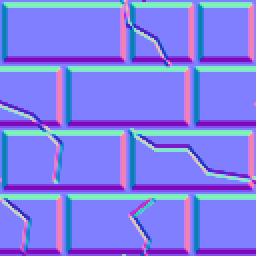
#> input picture tutnt/materials/organic/cityf14-b22680bf7fb9b0-normal.png, 128 x 128 px, given in place of snow3-6c3a63f493ec66-height.png, which was not available (shown 2 times larger)
$ python test_material_traced_geometry.py
#> lines starting #> are read from the running program, lines starting #| are printed output that depends on the picture
### tools/material_geometry.py
"""Authored, signed material geometry in map units; diffuse colors are not heights.

Coordinates refer to original texels. Bevels, complete cylindrical bodies and
recessed panels are evaluated at twice the source resolution for small artwork.
Related skins resolve to the same construction, before normal differentiation.
"""
import numpy as np
from PIL import Image, ImageFilter

ALIASES = {}
def family(canonical, *skins):
#> called with canonical = 'ADEL_M02'
    for name in (canonical,)+skins: ALIASES[name]=canonical
family('ADEL_M02','ADEL_F59','ADEL_V99')
family('ADEL_M03','ADEL_V98')
family('CITYF14','CITYF15','CITYF16','QFLAT03')
family('IKCRATE1','IKCRATE2','IKCRATE3')
family('QCRATE1','QCRATE2')
family('IKWALL15','IKWALL18')
family('IKWALL86','IKWALL88')
family('QCITY01','QCITY02','QCITY03','QCITY04')
family('QTECH20','QTECH33')
family('QTECH25','QTECH26','QTECH34')
family('QTECH28','QTECH28B')
family('QTECH05','TECHF2')
family('TECHG','OTECH6')

class Field:
    # [10 lines left out: functions __init__, put, not called in this run]
    def rect(self,x0,y0,x1,y1,z,bevel=.7):
        self.put(np.minimum.reduce([self.x-x0,x1-self.x,self.y-y0,y1-self.y]),z,bevel)
    # [15 lines left out: functions poly, wire, not called in this run]
    def rivet(self,x,y,r=1.4,z=.8,base=0):
        d=np.hypot(self.x-x,self.y-y)
        self.put(r-d,base+(z-base)*np.sqrt(np.clip(1-(d/r)**2,0,1)),.25)
    def bolts(self,xs,ys,r=1.1,z=.65,base=0):
        for y in ys:
            for x in xs:self.rivet(x,y,r,z,base)
    def groove(self,points,r=.55,z=-1):
        self.wire(points,r,z,z)
    # [6 lines left out: function grid, not called in this run]
    def pipes(self,ys,r=2,z=0,base=-2,x0=-2,x1=None):
        for y in ys:self.wire([(x0,y),(self.w+2 if x1 is None else x1,y)],r,z,base)


# [381 lines left out: functions _wood, _crate, _computer, _girder, _pipes, authored_height and 4 more, not called in this run]

### tools/build_organic_materials.py
"""Build organic relief data and bindings without changing diffuse textures or maps.

Requires NumPy and Pillow. --check verifies all recorded inputs and outputs.
The regular UTNT build regenerates only this tool's outputs when inputs change.
"""
from png_storage import preserve_png
from pathlib import Path
import argparse, hashlib, io, json, math, os, re, struct
import numpy as np
from PIL import Image, ImageFilter
from material_geometry import authored_height
from material_traced_geometry import traced_height, NAMES as TRACED_NAMES
from material_surface_geometry import surface_height, NAMES as SURFACE_NAMES
from material_panel_geometry import panel_height, NAMES as PANEL_NAMES
from material_support_geometry import support_height, NAMES as SUPPORT_NAMES

ROOT = Path(__file__).resolve().parent.parent
HEIGHT_NEUTRAL = 127/255
HEIGHT_GAIN = 2.0
# A shared material plane, never an independent per-image average.
PROFILE_BASE = dict(rock=.65, gravel=.60, soil=.50, grass=.50, snow=.50,
                    snowrock=.50, ice=.50, stonework=.88, brick=.88, metal=.15,
                    wood=.75, technical=.75, panel=.75, mortar=.75, authored=.5)


# [4 lines left out: function encode_height, not called in this run]


def height_depth(encoded):
    return HEIGHT_GAIN*(HEIGHT_NEUTRAL-np.asarray(encoded,dtype=np.float32)/255)


# [14 lines left out: function rust_plate_height, not called in this run]


def digest(data):
    return hashlib.sha256(data).hexdigest()

# [61 lines left out: functions texture_defs, patch_rgb, wrap_blur, metal_height, metal_surface, not called in this run]


# Height comes from object masks and geometric layers, not local brightness relief.
STRUCTURE_PRESETS = {'wood': .45, 'technical': .55, 'panel': .50, 'mortar': .65}


# [176 lines left out: functions mask_distance, coherent_mask, structure_height, validate_compatibility, relief, not called in this run]

def png_bytes(array):
    out=io.BytesIO();Image.fromarray(array).save(out,format='PNG')
    return out.getvalue()

# [173 lines left out: function generate, not called in this run]

# [6 lines that do not run on import are left out]

### tools/test_material_traced_geometry.py
"""Original-artwork landmarks and physical bounds for the final relief pass."""
from work_paths import codex_root
import json
from pathlib import Path
import numpy as np
from PIL import Image
from build_organic_materials import ROOT,height_depth,relief
from material_traced_geometry import snow_height

# Coordinates are measured on the original diffuse art, in native texels.
# Each pair is (front solid, recessed region), never chosen from output maps.
LANDMARKS=[
 ('ADEL_W39',(8,50),(22,30),'stile / inset planks'),
 ('ADEL_W39',(28,70),(22,30),'diagonal brace / inset'),
 ('ADEL_W39',(56,90),(52,50),'metal grip / wood'),
 ('ADEL_W39',(8,40),(64,40),'stile / centre joint'),
 ('IKTCR05B',(38,27),(32,32),'upper diagonal / middle opening'),
 ('IKTCR05B',(26,39),(32,32),'lower diagonal / middle opening'),
 ('IKTCR05B',(11,32),(19,43),'frame / lower triangular opening'),
 ('IKWALL28',(17,8),(17,11),'face / S incision'),
 ('IKWALL28',(40,17),(44,17),'face / G incision'),
 ('IKWALL28',(7,48),(11,48),'face / lower left incision'),
 ('IKWALL28',(55,43),(48,42),'face / lower right incision'),
 ('IKWALL28',(48,50),(53,50),'lower right solid centre / recessed right leg'),
 ('PANBOOK',(20,45),(20,48),'shelf 1 / background'),
 ('PANBOOK',(20,58),(20,61),'shelf 2 / background'),
 ('PANBOOK',(20,70),(20,72),'shelf 3 / background'),
 ('PANBOOK',(20,84),(20,87),'shelf 4 / background'),
 ('PANBOOK',(20,96),(20,99),'shelf 5 / background'),
 ('PANBOOK',(20,109),(20,103),'bottom shelf / background'),
 ('PANBOOK',(17,38),(17,30),'book / empty air above book'),
 ('TECHG',(30,8.5),(30,12.5),'slat crown / vent opening'),
 ('TECHG',(30,20.5),(30,24.5),'slat crown / vent opening'),
 ('OTECH6',(30,72.5),(30,76.5),'repeated slat / opening'),
 ('METALF12',(12,4),(12,9),'casting / channel'),
 ('METALF12',(6,36),(9,41),'L casting / channel'),
 ('QMET10',(4,30),(24,30),'outer plate / inset plate'),
 ('QMET33',(8,30),(25,30),'outer strip / inset strip'),
 ('QTECH30',(30,50),(5,50),'dark girder / pale inset'),
 ('QTECH30',(49,25),(47,25),'cable / cavity'),
 ('QTECH31',(25,50),(5,50),'dark girder / pale inset'),
 ('QTECH31',(63,105),(60,105),'rod / cavity'),
 ('QTECH32',(30,50),(5,50),'dark girder / pale inset'),
 ('QTECH32',(59,99),(62,99),'rod / cavity'),
 ('CITYF01',(7,5),(16.5,5),'brick face / mortar'),
 ('CITYF01',(7,5),(7,8.5),'brick face / horizontal mortar'),
]

def check():
    g=json.loads((ROOT/'tools/organic-materials/generated.json').read_text(encoding='utf8'))
#> (reads tools/organic-materials/generated.json from the repository)
    selected=[m for m in g['materials'] if m.get('height_detail',{}).get('kind')=='traced-geometry']
    fields={};report=[]
    for m in selected:
        for name in m['variants']:
            v=g['variants'][name];a=np.asarray(Image.open(ROOT/'tutnt'/(v['stem']+'-height.png')))
#> in check, a is the input picture: shape (128, 128, 3); mean R, G, B 127, 126.4, 236.8
            z=-height_depth(a)*v['depth'];fields[name]=z
#> in height_depth, `return HEIGHT_GAIN*(HEIGHT_NEUTRAL-np.asarray(encoded,dtype=np.float32..`:
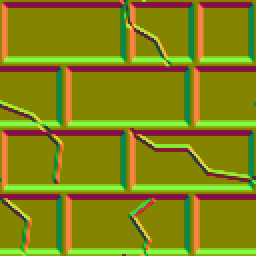
#> returned value: shape (128, 128, 3) float32 (shown 2 times larger); mean of channels 0, 1, 2 -0.00022, 0.00451, -0.861; drawn with min black and max white
            assert z.min()>=-6 and z.max()<=6,name
            assert v['trace_top']<=v['min_depth']<=v['max_depth']<=v['trace_bottom'],name
            assert (a==127).any(),name
            report.append(dict(name=name,min=float(z.min()),max=float(z.max()),neutral_pixels=int((a==127).sum())))
            # Normals must be the derivative of this exact quantized height,
            # with no translation, recoloring or separately filtered data.
            dx=(np.roll(z,-1,1)-np.roll(z,1,1))*.5*a.shape[1]/v['logical'][0]
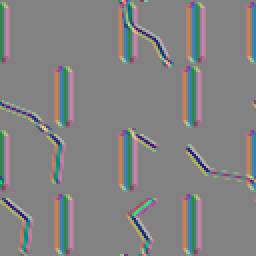
#> dx: shape (128, 128, 3) float32 (shown 2 times larger); mean R, G, B 6.26e-10, -2.58e-10, -1.53e-10; drawn with min black and max white
            dy=(np.roll(z,-1,0)-np.roll(z,1,0))*.5*a.shape[0]/v['logical'][1]
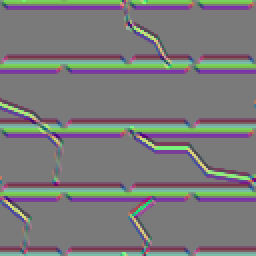
#> dy: shape (128, 128, 3) float32 (shown 2 times larger); mean R, G, B 3.37e-10, 5.97e-07, -4.43e-07; drawn with min black and max white
            n=np.stack([-dx,dy,np.ones_like(z)],2);n/=np.linalg.norm(n,axis=2)[:,:,None]
            expected=np.clip((n*.5+.5)*255,0,255).astype(np.uint8)
            actual=np.asarray(Image.open(ROOT/'tutnt'/(v['stem']+'-normal.png')))
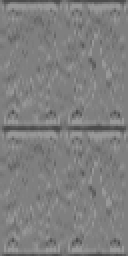
#> input picture tutnt/materials/organic/ikwall31-ac3c81edacd838-height.png, 64 x 128 px, given in place of snow3-6c3a63f493ec66-normal.png, which was not available (shown 2 times larger)
#> actual is the input picture: shape (128, 64); min 76, max 152, mean 126.7
#> (the run stopped early here; a loop or call above may not have finished)
